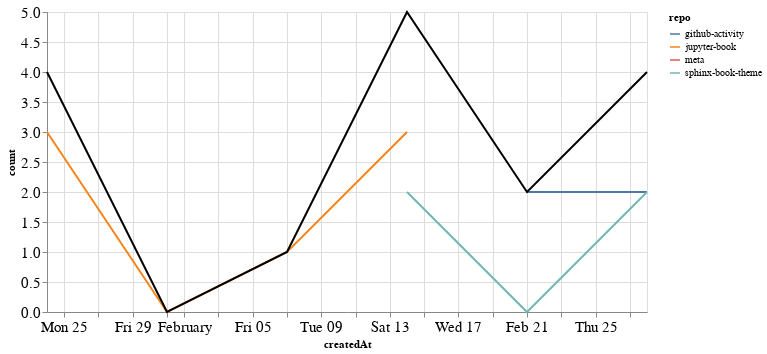

Here is the notebook cell this chart was saved with:
### Markdown cell above
### PRs

### Code cell
prs_time = prs.groupby('repo').resample('W', on='createdAt').count()['author'].reset_index()
prs_time = prs_time.rename(columns={'author': 'count'})
prs_time_total = prs_time.groupby('createdAt').agg({"count": "sum"}).reset_index()

ch1 = alt.Chart(prs_time, width=600).mark_line().encode(
    x='createdAt',
    y='count',
    color='repo',
    tooltip="repo"
)

ch2 = alt.Chart(prs_time_total, width=600).mark_line(color="black").encode(
    x='createdAt',
    y='count',
)

ch1 + ch2

### Figure 1 — Vega-Lite specification as saved in the notebook (floating-point values rounded to 4 significant figures)
{"config": {"axisLeft": {"labelFontSize": 15}, "axisBottom": {"labelFontSize": 15}}, "layer": [{"data": {"name": "data-a9e7774702bb10d41499bd425fca094e"}, "mark": "line", "encoding": {"color": {"type": "nominal", "field": "repo"}, "tooltip": {"type": "nominal", "field": "repo"}, "x": {"type": "temporal", "field": "createdAt"}, "y": {"type": "quantitative", "field": "count"}}, "width": 600}, {"data": {"name": "data-2bf983ed27422f9c76e5ebb0534f6478"}, "mark": {"type": "line", "color": "black"}, "encoding": {"x": {"type": "temporal", "field": "createdAt"}, "y": {"type": "quantitative", "field": "count"}}, "width": 600}], "$schema": "https://vega.github.io/schema/vega-lite/v4.8.1.json", "datasets": {"data-a9e7774702bb10d41499bd425fca094e": [{"repo": "github-activity", "createdAt": "2021-02-21T00:00:00", "count": 2}, {"repo": "github-activity", "createdAt": "2021-02-28T00:00:00", "count": 2}, {"repo": "jupyter-book", "createdAt": "2021-01-24T00:00:00", "count": 3}, {"repo": "jupyter-book", "createdAt": "2021-01-31T00:00:00", "count": 0}, {"repo": "jupyter-book", "createdAt": "2021-02-07T00:00:00", "count": 1}, {"repo": "jupyter-book", "createdAt": "2021-02-14T00:00:00", "count": 3}, {"repo": "meta", "createdAt": "2021-01-24T00:00:00", "count": 1}, {"repo": "sphinx-book-theme", "createdAt": "2021-02-14T00:00:00", "count": 2}, {"repo": "sphinx-book-theme", "createdAt": "2021-02-21T00:00:00", "count": 0}, {"repo": "sphinx-book-theme", "createdAt": "2021-02-28T00:00:00", "count": 2}], "data-2bf983ed27422f9c76e5ebb0534f6478": [{"createdAt": "2021-01-24T00:00:00", "count": 4}, {"createdAt": "2021-01-31T00:00:00", "count": 0}, {"createdAt": "2021-02-07T00:00:00", "count": 1}, {"createdAt": "2021-02-14T00:00:00", "count": 5}, {"createdAt": "2021-02-21T00:00:00", "count": 2}, {"createdAt": "2021-02-28T00:00:00", "count": 4}]}}
